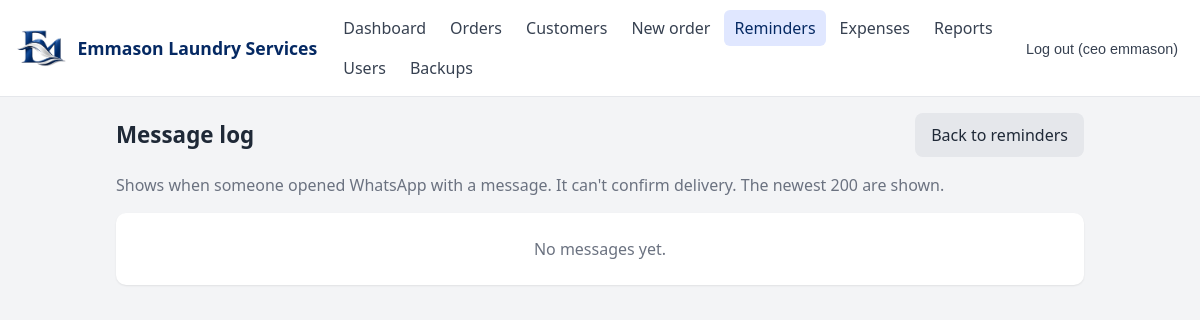
Page /app/messages (signed in) on the earlier database version.
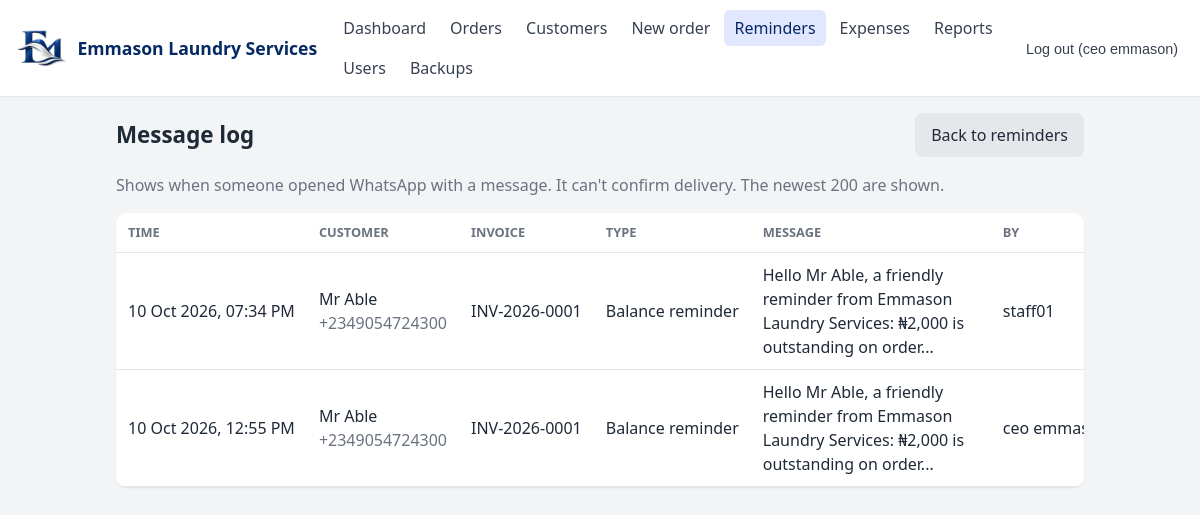
Same page on the later database version.
### app/models.py (models this page shows)
class User(Base):
     __tablename__ = "users"
     id = Column(Integer, primary_key=True)
     username = Column(String, unique=True, nullable=False)
     full_name = Column(String, nullable=False)
     password_hash = Column(String, nullable=False)
     role = Column(String, default="staff")        # admin or staff
     is_active = Column(Boolean, default=True)
     created_at = Column(DateTime, default=datetime.utcnow)

class Notification(Base):
    __tablename__ = "notifications"
    id = Column(Integer, primary_key=True)
    order_id = Column(Integer, index=True)      # plain numbers on purpose, so the log
    customer_id = Column(Integer, index=True)   # survives when orders or customers are deleted
    customer_name = Column(String)
    invoice_number = Column(String)
    kind = Column(String, nullable=False)       # received, ready, receipt, balance, delayed
    channel = Column(String, default="whatsapp_link")
    phone = Column(String, nullable=False)
    message = Column(Text, nullable=False)
    sent_by = Column(String)
    created_at = Column(DateTime, default=datetime.utcnow)

### app/routers/web_messages.py (the view)
@router.get("/app/messages")
def messages_page(request: Request, user=Depends(web_user), db: Session = Depends(get_db)):
    log = db.query(models.Notification).order_by(models.Notification.id.desc()).limit(200).all()
    return templates.TemplateResponse(
        request, "messages.html", {"user": user, "page": "reminders", "log": log},
    )

### app/templates/messages.html (shortened to what this page needs)
{% extends "base.html" %}
{% block content %}
<div class="page-head">
  <h1>Message log</h1>
  <a class="btn secondary" href="/app/reminders">Back to reminders</a>
</div>
<p class="muted">Shows when someone opened WhatsApp with a message. It can't confirm delivery. The newest 200 are shown.</p>
<div class="table-wrap">
  {% if log %}
  <table>
    <thead><tr><th>Time</th><th>Customer</th><th>Invoice</th><th>Type</th><th>Message</th><th>By</th></tr></thead>
    <tbody>
      {% for m in log %}
      <tr>
        <td>{{ m.created_at|watdt }}</td>
        <td>{{ m.customer_name }}<br><span class="muted">+{{ m.phone }}</span></td>
        <td>{{ m.invoice_number or "-" }}</td>
        <td>{{ kind_labels.get(m.kind, m.kind) }}</td>
        <td style="white-space:normal; min-width:240px">{{ m.message|truncate(110) }}</td>
        <td>{{ m.sent_by }}</td>
      </tr>
      {% endfor %}
    </tbody>
  </table>
  {% else %}
  <div class="empty">No messages yet.</div>
  {% endif %}
</div>
{% endblock %}

### app/templates/base.html (shortened to what this page needs)
<!doctype html>
<html lang="en">
<head>
  <link rel="stylesheet" href="/static/style.css">
</head>
<body>
  <header class="topbar">
      <a class="brand" href="/app"><img src="/static/logo-mark.png" alt=""><span>{{ business }}</span></a>
        <nav>
      <a href="/app" class="{{ 'active' if page == 'dashboard' }}">Dashboard</a>
      <a href="/app/orders" class="{{ 'active' if page == 'orders' }}">Orders</a>
      <a href="/app/customers" class="{{ 'active' if page == 'customers' }}">Customers</a>
      <a href="/app/orders/new" class="{{ 'active' if page == 'new_order' }}">New order</a>
      <a href="/app/reminders" class="{{ 'active' if page == 'reminders' }}">Reminders</a>
      {% if user.role == "admin" %}
      <a href="/app/expenses" class="{{ 'active' if page == 'expenses' }}">Expenses</a>
      <a href="/app/reports" class="{{ 'active' if page == 'reports' }}">Reports</a>
      <a href="/app/users" class="{{ 'active' if page == 'users' }}">Users</a>
      <a href="/app/backups" class="{{ 'active' if page == 'backups' }}">Backups</a>
      {% endif %}
    </nav>
    <form method="post" action="/logout">
      <button class="link">Log out ({{ user.username }})</button>
    </form>
  </header>
  <main>
    {% block content %}{% endblock %}
  </main>
</body>
</html>

### app/static/style.css (style rules this page uses)
* { box-sizing: border-box; }
body { margin: 0; font-family: system-ui, -apple-system, "Segoe UI", Roboto, sans-serif; background: #f3f4f6; color: #1f2937; line-height: 1.5; }
a { color: #2563eb; text-decoration: none; }
.topbar { background: #1f2937; color: #fff; padding: 10px 16px; display: flex; flex-wrap: wrap; align-items: center; gap: 8px 16px; }
.topbar .brand { color: #fff; font-weight: 700; font-size: 1.1rem; }
.topbar nav { display: flex; flex-wrap: wrap; gap: 4px; flex: 1; }
.topbar nav a { color: #d1d5db; padding: 6px 10px; border-radius: 6px; }
.topbar nav a.active, .topbar nav a:hover { background: #374151; color: #fff; }
.topbar form { margin: 0; }
button.link { background: none; border: 0; color: #d1d5db; cursor: pointer; font-size: .9rem; }
main { max-width: 1000px; margin: 0 auto; padding: 16px; }
h1 { font-size: 1.4rem; margin: 8px 0 16px; }
.btn { display: inline-block; background: #2563eb; color: #fff; border: 0; border-radius: 8px; padding: 10px 16px; font-size: 1rem; cursor: pointer; }
.btn.secondary { background: #e5e7eb; color: #1f2937; }
.table-wrap { overflow-x: auto; background: #fff; border-radius: 10px; box-shadow: 0 1px 2px rgba(0,0,0,.08); }
table { width: 100%; border-collapse: collapse; }
th, td { text-align: left; padding: 10px 12px; border-bottom: 1px solid #e5e7eb; white-space: nowrap; }
th { font-size: .8rem; color: #6b7280; text-transform: uppercase; }
.page-head { display: flex; justify-content: space-between; align-items: center; flex-wrap: wrap; gap: 8px; margin-bottom: 12px; }
.page-head h1 { margin: 0; }
.muted { color: #6b7280; }
.topbar { background: #fff; color: #052963; border-bottom: 1px solid #e5e7eb; }
.topbar .brand { color: #052963; display: flex; align-items: center; gap: 10px; }
.topbar .brand img { height: 38px; width: auto; }
.topbar nav a { color: #374151; }
.topbar nav a.active, .topbar nav a:hover { background: #e0e7ff; color: #052963; }
.topbar button.link, .userbar a { color: #374151; }
.btn { background: #052963; }

Differences in the rows shown:
added Notification: created_at|watdt "10 Oct 2026, 07:34 PM", customer_name "Mr Able", phone "2349054724300", invoice_number "INV-2026-0001", get "Balance reminder", message "Hello Mr Able, a friendly reminder from Emmason Laundry Services: ₦2,000 is outstanding on order...", sent_by "staff01"
added Notification: created_at|watdt "10 Oct 2026, 12:55 PM", customer_name "Mr Able", phone "2349054724300", invoice_number "INV-2026-0001", get "Balance reminder", message "Hello Mr Able, a friendly reminder from Emmason Laundry Services: ₦2,000 is outstanding on order...", sent_by "ceo…"
Other differences:
text no longer shown: "No messages yet."
text now shown: "TIME CUSTOMER INVOICE TYPE MESSAGE BY"
